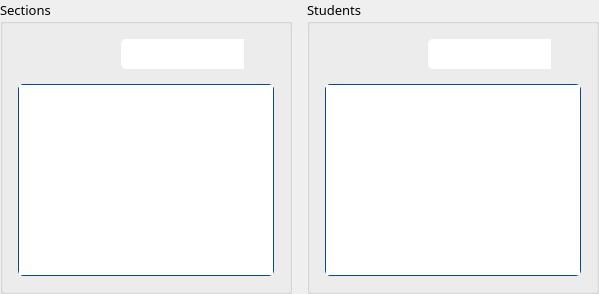
                  <widget class="QWidget" name="student_section_table">
                   <property name="styleSheet">
                    <string notr="true">QHeaderView::section {
	background-color: #0d3c6e;
	border-top: 0px solid #97b9f4;
	border-bottom: 1px solid #97b9f4;
	border-right: 1px solid #97b9f4;
}

QTableView {
	border: 1px solid #0e4884;
	border-radius: 5px;
	gridline-color: #97b9f4;
}

QTableCornerButton::section{
	background-color: #0d3c6e;
    border-top: 0px solid #97b9f4;
    border-bottom: 1px solid #97b9f4;
    border-right: 1px solid #97b9f4;
}

QScrollBar:horizontal{
	height: 9px;
    border-radius: 5px;
}

QScrollBar:vertical{
	width: 9px;
    margin: 0;
    border-radius: 5px;
}

QScrollBar::handle:vertical{
	background-color: #97b9f4;    
    width: 18px;
    border-radius: 4px;
}

QScrollBar::handle:horizontal{
	background-color: #97b9f4;    
    min-width: 5px;
    border-radius: 4px;
}

QScrollBar::sub-line:horizontal,
QScrollBar::sub-line:vertical{
	height: 0;
    width: 0;
}

QScrollBar::add-line:horizontal,
QScrollBar::add-line:vertical{
	height: 0;
    width: 0;
}

QScrollBar::add-page:horizontal{
	background: #102542;
    border-top-right-radius: 4px;
    border-bottom-right-radius: 4px;
    margin-left: -3px;
}

QScrollBar::add-page:vertical{
	background: #102542;
    border-bottom-left-radius: 4px;
    border-bottom-right-radius: 4px;
    margin-top: -3px;
}

QScrollBar::sub-page:horizontal{
    background: #102542;
    border-bottom-left-radius: 4px;
	margin-right: -3px;
}

QScrollBar::sub-page:vertical{
    background: #102542;
	border-top-left-radius: 0;
	border-top-right-radius: 4px;
	margin-bottom: -3px;
}</string>
                   </property>
                   <layout class="QVBoxLayout" name="verticalLayout_23">
                    <property name="spacing">
                     <number>15</number>
                    </property>
                    <property name="leftMargin">
                     <number>0</number>
                    </property>
                    <property name="topMargin">
                     <number>0</number>
                    </property>
                    <property name="rightMargin">
                     <number>0</number>
                    </property>
                    <property name="bottomMargin">
                     <number>0</number>
                    </property>
                    <item>
                     <layout class="QHBoxLayout" name="horizontalLayout_11">
                      <property name="spacing">
                       <number>15</number>
                      </property>
                      <property name="topMargin">
                       <number>0</number>
                      </property>
                      <item>
                       <widget class="QGroupBox" name="groupBox_2">
                        <property name="font">
                         <font>
                          <family>Barlow</family>
                          <pointsize>10</pointsize>
                         </font>
                        </property>
                        <property name="title">
                         <string>Sections</string>
                        </property>
                        <layout class="QVBoxLayout" name="verticalLayout_8">
                         <property name="spacing">
                          <number>15</number>
                         </property>
                         <property name="leftMargin">
                          <number>15</number>
                         </property>
                         <property name="topMargin">
                          <number>15</number>
                         </property>
                         <property name="rightMargin">
                          <number>15</number>
                         </property>
                         <property name="bottomMargin">
                          <number>15</number>
                         </property>
                         <item>
                          <layout class="QHBoxLayout" name="horizontalLayout_46" stretch="0,0,0">
                           <property name="spacing">
                            <number>0</number>
                           </property>
                           <item>
                            <widget class="QPushButton" name="btn_init_section_bulk">
                             <property name="sizePolicy">
                              <sizepolicy hsizetype="Fixed" vsizetype="Fixed">
                               <horstretch>0</horstretch>
                               <verstretch>0</verstretch>
                              </sizepolicy>
                             </property>
                             <property name="minimumSize">
                              <size>
                               <width>30</width>
                               <height>30</height>
                              </size>
                             </property>
                             <property name="maximumSize">
                              <size>
                               <width>30</width>
                               <height>30</height>
                              </size>
                             </property>
                             <property name="styleSheet">
                              <string notr="true">border-radius: 5px</string>
                             </property>
                             <property name="icon">
                              <iconset resource="C:/Users/moral/Desktop/Resources/Resources.qrc">
                               <normaloff>:/icons/add_batch.png</normaloff>:/icons/add_batch.png</iconset>
                             </property>
                             <property name="iconSize">
                              <size>
                               <width>18</width>
                               <height>18</height>
                              </size>
                             </property>
                            </widget>
                           </item>
                           <item>
                            <spacer name="horizontalSpacer_18">
                             <property name="orientation">
                              <enum>Qt::Horizontal</enum>
                             </property>
                             <property name="sizeHint" stdset="0">
                              <size>
                               <width>0</width>
                               <height>20</height>
                              </size>
                             </property>
                            </spacer>
                           </item>
                           <item>
                            <layout class="QHBoxLayout" name="horizontalLayout_47">
                             <property name="spacing">
                              <number>0</number>
                             </property>
                             <property name="sizeConstraint">
                              <enum>QLayout::SetDefaultConstraint</enum>
                             </property>
                             <item>
                              <widget class="QLineEdit" name="txt_search_section">
                               <property name="sizePolicy">
                                <sizepolicy hsizetype="Expanding" vsizetype="Fixed">
                                 <horstretch>0</horstretch>
                                 <verstretch>0</verstretch>
                                </sizepolicy>
                               </property>
                               <property name="minimumSize">
                                <size>
                                 <width>0</width>
                                 <height>30</height>
                                </size>
                               </property>
                               <property name="maximumSize">
                                <size>
                                 <width>16777215</width>
                                 <height>35</height>
                                </size>
                               </property>
                               <property name="font">
                                <font>
                                 <family>Barlow</family>
                                 <pointsize>10</pointsize>
                                </font>
                               </property>
                               <property name="styleSheet">
                                <string notr="true">border-radius: none;
border-top-left-radius: 5px;
border-bottom-left-radius: 5px;</string>
                               </property>
                              </widget>
                             </item>
                             <item>
                              <widget class="QPushButton" name="btn_search_sections">
                               <property name="sizePolicy">
                                <sizepolicy hsizetype="Fixed" vsizetype="Fixed">
                                 <horstretch>0</horstretch>
                                 <verstretch>0</verstretch>
                                </sizepolicy>
                               </property>
                               <property name="minimumSize">
                                <size>
                                 <width>30</width>
                                 <height>30</height>
                                </size>
                               </property>
                               <property name="maximumSize">
                                <size>
                                 <width>30</width>
                                 <height>30</height>
                                </size>
                               </property>
                               <property name="font">
                                <font>
                                 <family>Barlow</family>
                                 <pointsize>12</pointsize>
                                 <weight>75</weight>
                                 <bold>true</bold>
                                </font>
                               </property>
                               <property name="cursor">
                                <cursorShape>PointingHandCursor</cursorShape>
                               </property>
                               <property name="styleSheet">
                                <string notr="true">border-top-right-radius: 5px;
border-bottom-right-radius: 5px;</string>
                               </property>
                               <property name="text">
                                <string/>
                               </property>
                               <property name="icon">
                                <iconset resource="C:/Users/moral/Desktop/Resources/Resources.qrc">
                                 <normaloff>:/icons/search.png</normaloff>:/icons/search.png</iconset>
                               </property>
                               <property name="iconSize">
                                <size>
                                 <width>18</width>
                                 <height>18</height>
                                </size>
                               </property>
                              </widget>
                             </item>
                            </layout>
                           </item>
                          </layout>
                         </item>
                         <item>
                          <widget class="QTableView" name="tv_sections"/>
                         </item>
                        </layout>
                       </widget>
                      </item>
                      <item>
                       <widget class="QGroupBox" name="groupBox">
                        <property name="font">
                         <font>
                          <family>Barlow</family>
                          <pointsize>10</pointsize>
                         </font>
                        </property>
                        <property name="title">
                         <string>Students</string>
                        </property>
                        <layout class="QVBoxLayout" name="verticalLayout_7">
                         <property name="spacing">
                          <number>15</number>
                         </property>
                         <property name="leftMargin">
                          <number>15</number>
                         </property>
                         <property name="topMargin">
                          <number>15</number>
                         </property>
                         <property name="rightMargin">
                          <number>15</number>
                         </property>
                         <property name="bottomMargin">
                          <number>15</number>
                         </property>
                         <item>
                          <layout class="QHBoxLayout" name="horizontalLayout_44" stretch="0,0,0">
                           <property name="spacing">
                            <number>0</number>
                           </property>
                           <item>
                            <widget class="QPushButton" name="btn_init_student_bulk">
                             <property name="sizePolicy">
                              <sizepolicy hsizetype="Fixed" vsizetype="Fixed">
                               <horstretch>0</horstretch>
                               <verstretch>0</verstretch>
                              </sizepolicy>
                             </property>
                             <property name="minimumSize">
                              <size>
                               <width>30</width>
                               <height>30</height>
                              </size>
                             </property>
                             <property name="maximumSize">
                              <size>
                               <width>30</width>
                               <height>30</height>
                              </size>
                             </property>
                             <property name="cursor">
                              <cursorShape>PointingHandCursor</cursorShape>
                             </property>
                             <property name="styleSheet">
                              <string notr="true">border-radius: 5px</string>
                             </property>
                             <property name="icon">
                              <iconset resource="C:/Users/moral/Desktop/Resources/Resources.qrc">
                               <normaloff>:/icons/add_batch.png</normaloff>:/icons/add_batch.png</iconset>
                             </property>
                             <property name="iconSize">
                              <size>
                               <width>18</width>
                               <height>18</height>
                              </size>
                             </property>
                            </widget>
                           </item>
                           <item>
                            <spacer name="horizontalSpacer_16">
                             <property name="orientation">
                              <enum>Qt::Horizontal</enum>
                             </property>
                             <property name="sizeHint" stdset="0">
                              <size>
                               <width>0</width>
                               <height>20</height>
                              </size>
                             </property>
                            </spacer>
                           </item>
                           <item>
                            <layout class="QHBoxLayout" name="horizontalLayout_45">
                             <property name="spacing">
                              <number>0</number>
                             </property>
                             <property name="sizeConstraint">
                              <enum>QLayout::SetDefaultConstraint</enum>
                             </property>
                             <item>
                              <widget class="QLineEdit" name="txt_search_student">
                               <property name="sizePolicy">
                                <sizepolicy hsizetype="Expanding" vsizetype="Fixed">
                                 <horstretch>0</horstretch>
                                 <verstretch>0</verstretch>
                                </sizepolicy>
                               </property>
                               <property name="minimumSize">
                                <size>
                                 <width>0</width>
                                 <height>30</height>
                                </size>
                               </property>
                               <property name="maximumSize">
                                <size>
                                 <width>280</width>
                                 <height>35</height>
                                </size>
                               </property>
                               <property name="font">
                                <font>
                                 <family>Barlow</family>
                                 <pointsize>10</pointsize>
                                </font>
                               </property>
                               <property name="styleSheet">
                                <string notr="true">border-radius: none;
border-top-left-radius: 5px;
border-bottom-left-radius: 5px;</string>
                               </property>
                              </widget>
                             </item>
                             <item>
                              <widget class="QPushButton" name="btn_search_students">
                               <property name="sizePolicy">
                                <sizepolicy hsizetype="Fixed" vsizetype="Fixed">
                                 <horstretch>0</horstretch>
                                 <verstretch>0</verstretch>
                                </sizepolicy>
                               </property>
                               <property name="minimumSize">
                                <size>
                                 <width>30</width>
                                 <height>30</height>
                                </size>
                               </property>
                               <property name="maximumSize">
                                <size>
                                 <width>30</width>
                                 <height>30</height>
                                </size>
                               </property>
                               <property name="font">
                                <font>
                                 <family>Barlow</family>
                                 <pointsize>12</pointsize>
                                 <weight>75</weight>
                                 <bold>true</bold>
                                </font>
                               </property>
                               <property name="cursor">
                                <cursorShape>PointingHandCursor</cursorShape>
                               </property>
                               <property name="styleSheet">
                                <string notr="true">border-top-right-radius: 5px;
border-bottom-right-radius: 5px;</string>
                               </property>
                               <property name="text">
                                <string/>
                               </property>
                               <property name="icon">
                                <iconset resource="C:/Users/moral/Desktop/Resources/Resources.qrc">
                                 <normaloff>:/icons/search.png</normaloff>:/icons/search.png</iconset>
                               </property>
                               <property name="iconSize">
                                <size>
                                 <width>18</width>
                                 <height>18</height>
                                </size>
                               </property>
                              </widget>
                             </item>
                            </layout>
                           </item>
                          </layout>
                         </item>
                         <item>
                          <widget class="QTableView" name="tv_students"/>
                         </item>
                        </layout>
                       </widget>
                      </item>
                     </layout>
                    </item>
                   </layout>
                  </widget>
